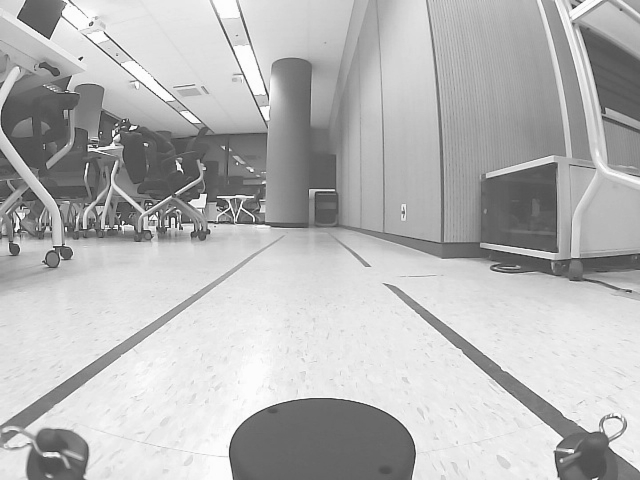
//> input picture lidar_remove/img_640_480.png, 640 x 480 px, given in place of Sub_project.avi, which was not available
$ ./main   (built with g++ and OpenCV 4)
//> lines starting //> are read from the running program, lines starting //| are printed output that depends on the picture; after the words box and inside, x2 and y2 are one past the last pixel; in counts of white or black regions, pixels touching at a corner belong together; pictures that were not available may be replaced by others from this repository, and a replacement may not be noted
#include <iostream>
#include "opencv2/opencv.hpp"


// Error codes
constexpr int ERROR_LOADING_VIDEO = 1 << 0;

// constants
constexpr char VIDEO_FILENAME[] = "Sub_project.avi";
constexpr int SCAN_OFFSET = 400;
constexpr double GAUSIAN_BLUR_SIGMA = 2.;
constexpr int ROI_HEIGHT = 20;
constexpr int ROI_Y = SCAN_OFFSET - (ROI_HEIGHT / 2);
const cv::Scalar BLUE = cv::Scalar(255, 0, 0);
const cv::Scalar YELLOW = cv::Scalar(0, 255, 255);

std::vector<int> filterX(const std::vector<cv::Point>& pts, const int minV,
    const int maxV, const bool isLeft = true) {
    int lp = pts[0].x, rp = pts[1].x;

    // Offset rightside
    if (!isLeft) {
        lp += minV;
        rp += minV;
    }

    int distance = rp - lp;
    if (distance < 1) {
        lp = isLeft ? minV : maxV;
        rp = isLeft ? minV : maxV;
    }

    return { lp, rp };
}

std::vector<cv::Point> find_edges(const cv::Mat& img,
    const bool isLeft = true) {
    cv::Mat img32, blr, dx;
    img.convertTo(img32, CV_32F);
    cv::GaussianBlur(img32, blr, cv::Size(), GAUSIAN_BLUR_SIGMA);
    cv::Sobel(blr, dx, CV_32F, 1, 0);

    double leftsideV, rightsideV;
    cv::Point leftsidePt, rightsidePt;

    int centerY = ROI_HEIGHT / 2;   // horizontal center line
    cv::Mat roi = dx.row(centerY);  // Line scanning
    cv::minMaxLoc(roi, &leftsideV, &rightsideV, &leftsidePt, &rightsidePt);

    return { leftsidePt, rightsidePt };
}

int main() {
    std::vector<int> pxL_temp = { 36, 62 };
    std::vector<int> pxR_temp = { 518, 545 };

    int returnCode = 0;
    int count = 0;

    cv::VideoCapture video = cv::VideoCapture(VIDEO_FILENAME);
    if (!video.isOpened()) {
        std::cerr << "Failed to load the video" << '\n';
        returnCode |= ERROR_LOADING_VIDEO;
    }
    if (returnCode) return returnCode;

    while (1) {
        std::stringstream ss;

        cv::Mat videoFrame, video_ori;

        video >> videoFrame;
//> videoFrame is the input picture: 480 rows x 640 cols, CV_8UC3; min 48, max 255, mean 182
        video_ori = videoFrame.clone();
        if (videoFrame.empty()) {
            std::cout << "The END of the video; BYE!" << '\n';
            break;
        }
        int width = videoFrame.cols / 2;
//> width = 320

        // Convert to Gray
        cv::Mat grayFrame;
        cv::cvtColor(videoFrame, grayFrame, cv::COLOR_BGR2GRAY);

        // Find lanes
        cv::Rect roiRectL(0, ROI_Y, width - 1, ROI_HEIGHT);      // left half
//> roiRectL = Rect(0, 390, 319, 20)
        cv::Rect roiRectR(width, ROI_Y, width - 1, ROI_HEIGHT);  // right half
//> roiRectR = Rect(320, 390, 319, 20)
        cv::Mat roiL = grayFrame(roiRectL);
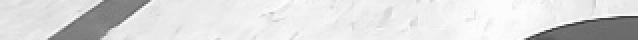
//> roiL: 20 rows x 319 cols, CV_8UC1 (shown 2 times larger); min 53, max 254, mean 218.4
        cv::Mat roiR = grayFrame(roiRectR);
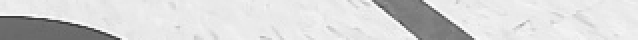
//> roiR: 20 rows x 319 cols, CV_8UC1 (shown 2 times larger); min 55, max 252, mean 213.4
        std::vector<cv::Point> ptsL = find_edges(roiL);
//> in find_edges, `cv::Sobel(blr, dx, CV_32F, 1, 0);`:
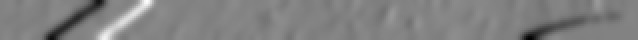
//> dx: 20 rows x 319 cols, CV_32FC1 (shown 2 times larger); min -138.1, max 131.8, mean -1.8; drawn with min black and max white
//> in find_edges, `cv::Mat roi = dx.row(centerY);`: roi = 319 values, max 95.95 at index 62, min -90.26 at index 36, mean -2.76
//> in find_edges, `cv::minMaxLoc(roi, &leftsideV, &rightsideV, &leftsidePt, &rightsidePt);`: leftsideV = -90.26; rightsideV = 95.95; leftsidePt = Point(36, 0); rightsidePt = Point(62, 0)
//> ptsL = 2 Points (x, y): [36, 0], [62, 0]
        std::vector<cv::Point> ptsR = find_edges(roiR, false);
//> call 2 of find_edges, with isLeft = false
//> in find_edges (call 2), `cv::GaussianBlur(img32, blr, cv::Size(), GAUSIAN_BLUR_SIGMA);`:
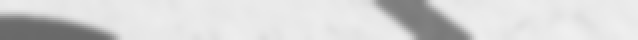
//> blr: 20 rows x 319 cols, CV_32FC1 (shown 2 times larger); min 105.3, max 239.4, mean 213.4
//> in find_edges (call 2), `cv::Sobel(blr, dx, CV_32F, 1, 0);`:
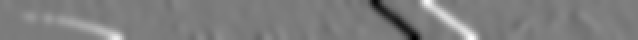
//> dx: 20 rows x 319 cols, CV_32FC1 (shown 2 times larger); min -142.3, max 149.5, mean 2; drawn with min black and max white
//> in find_edges (call 2), `cv::Mat roi = dx.row(centerY);`: roi = 319 values, max 106.3 at index 225, min -110.7 at index 198, mean 2.89
//> in find_edges (call 2), `cv::minMaxLoc(roi, &leftsideV, &rightsideV, &leftsidePt, &rightsidePt);`: leftsideV = -110.7; rightsideV = 106.3; leftsidePt = Point(198, 0); rightsidePt = Point(225, 0)
//> ptsR = 2 Points (x, y): [198, 0], [225, 0]
        std::vector<int> pxL = filterX(ptsL, 0, width);
//> in filterX, `int lp = pts[0].x, rp = pts[1].x;`: lp = 36; rp = 62
//> in filterX, `int distance = rp - lp;`: distance = 26
//> pxL = [36, 62]
        std::vector<int> pxR = filterX(ptsR, width, videoFrame.cols - 1, false);
//> pxR = [518, 545]

        // ::cerr << "pxL_temp = " << pxL_temp[0] << "," << pxL_temp[1] << " | " << "pxL = " << pxL[0] << "," << pxL[1] << std::endl;
        if ((abs(int((pxL[0] + pxL[1]) / 2) - int((pxL_temp[0] + pxL_temp[1]) / 2))) >= 50) {
            pxL = pxL_temp;
            // std::cerr << "abs = " << abs(abs(int((pxL[0] + pxL[1]) / 2)) - abs(int((pxL_temp[0] + pxL_temp[1]) / 2))) << std::endl;
        }
        pxL_temp = pxL;
//> pxL_temp = [36, 62]

        std::cerr << "pxL_temp_center = " << ((pxL_temp[0] + pxL_temp[1]) / 2) << std::endl;

        // [4 lines of commented-out code are left out]

        if ((pxL_temp[0] + pxL_temp[1] ) / 2 > 130) {
            // ::cerr << "pxL_temp = " << pxL_temp[0] << "," << pxL_temp[1] << " | " << "pxL = " << pxL[0] << "," << pxL[1] << std::endl;
            if ((abs(int((pxR[0] + pxR[1]) / 2) - int((pxR_temp[0] + pxR_temp[1]) / 2))) >= 100) {
                pxR = pxR_temp;
            }
            pxR_temp = pxR;
        }

        else if ((pxL_temp[0] + pxL_temp[1]) / 2 < 20 ){
            if ((abs(int((pxR[0] + pxR[1]) / 2) - int((pxR_temp[0] + pxR_temp[1]) / 2))) >= 60) {
                pxR = pxR_temp;
            }
            pxR_temp = pxR;
        }
        else {
            if ((abs(int((pxR[0] + pxR[1]) / 2) - int((pxR_temp[0] + pxR_temp[1]) / 2))) >= 20) {
                pxR = pxR_temp;
            }
            pxR_temp = pxR;
//> pxR_temp = [518, 545]
        }
        if (pxR_temp == pxR) {
            count++;
            if (count > 40) {
                std::cerr << "count = " << count << std::endl;
                ptsR = find_edges(roiR, false);
                pxR = filterX(ptsR, width, videoFrame.cols - 1, false);
                count = 0;
            }
        }


        // std::cout << pxL[0] << ' ' << pxL[1] << " | ";
        // std::cout << pxR[0] << ' ' << pxR[1] << '\n';

        // Display
        cv::drawMarker(videoFrame, cv::Point(pxL[0], SCAN_OFFSET), YELLOW,
            cv::MARKER_TILTED_CROSS, 10, 2, cv::LINE_AA);
//> videoFrame: 480 rows x 640 cols, CV_8UC3; 125 pixels changed, all inside (x1, y1, x2, y2) = (29, 394, 44, 408)
        cv::drawMarker(videoFrame, cv::Point(pxL[1], SCAN_OFFSET), BLUE,
            cv::MARKER_TILTED_CROSS, 10, 2, cv::LINE_AA);
//> videoFrame: 480 rows x 640 cols, CV_8UC3; mean B, G, R 182, 182, 182
        cv::putText(videoFrame, cv::format("(%d)", pxL[0]),
            cv::Point(pxL[0] - 30, SCAN_OFFSET - 20), cv::FONT_HERSHEY_SIMPLEX,
            0.3, YELLOW, 1, cv::LINE_AA);
//> videoFrame: 480 rows x 640 cols, CV_8UC3; mean B, G, R 181.9, 182, 182
        cv::putText(videoFrame, cv::format("(%d)", pxL[1]),
            cv::Point(pxL[1] - 20, SCAN_OFFSET + 30), cv::FONT_HERSHEY_SIMPLEX,
            0.3, BLUE, 1, cv::LINE_AA);

        cv::drawMarker(videoFrame, cv::Point(pxR[0], SCAN_OFFSET), YELLOW,
            cv::MARKER_TILTED_CROSS, 10, 2, cv::LINE_AA);
//> videoFrame: 480 rows x 640 cols, CV_8UC3; mean B, G, R 181.9, 182, 182
        cv::drawMarker(videoFrame, cv::Point(pxR[1], SCAN_OFFSET), BLUE,
            cv::MARKER_TILTED_CROSS, 10, 2, cv::LINE_AA);
//> videoFrame: 480 rows x 640 cols, CV_8UC3; mean B, G, R 181.9, 181.9, 181.9
        cv::putText(videoFrame, cv::format("(%d)", pxR[0]),
            cv::Point(pxR[0] - 30, SCAN_OFFSET - 20), cv::FONT_HERSHEY_SIMPLEX,
            0.3, YELLOW, 1, cv::LINE_AA);
//> videoFrame: 480 rows x 640 cols, CV_8UC3; mean B, G, R 181.9, 182, 182
        cv::putText(videoFrame, cv::format("(%d)", pxR[1]),
            cv::Point(pxR[1] - 20, SCAN_OFFSET + 30), cv::FONT_HERSHEY_SIMPLEX,
            0.3, BLUE, 1, cv::LINE_AA);

        cv::line(videoFrame, cv::Point(0, SCAN_OFFSET),
            cv::Point(videoFrame.cols, SCAN_OFFSET), BLUE);
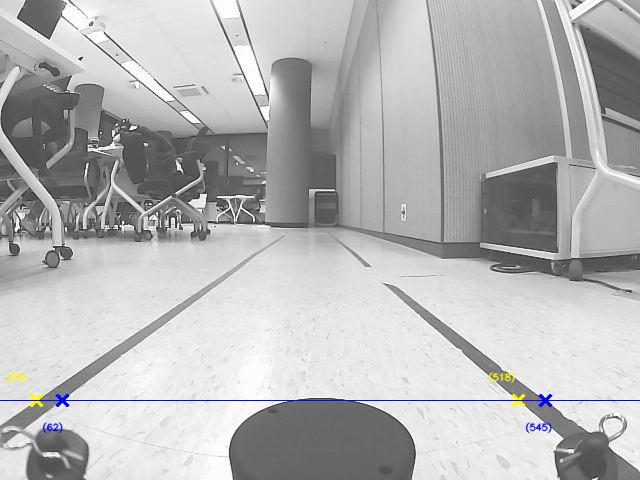
//> videoFrame: 480 rows x 640 cols, CV_8UC3; mean B, G, R 182, 181.4, 181.4
        cv::line(video_ori, cv::Point(0, SCAN_OFFSET),
            cv::Point(video_ori.cols, SCAN_OFFSET), BLUE);
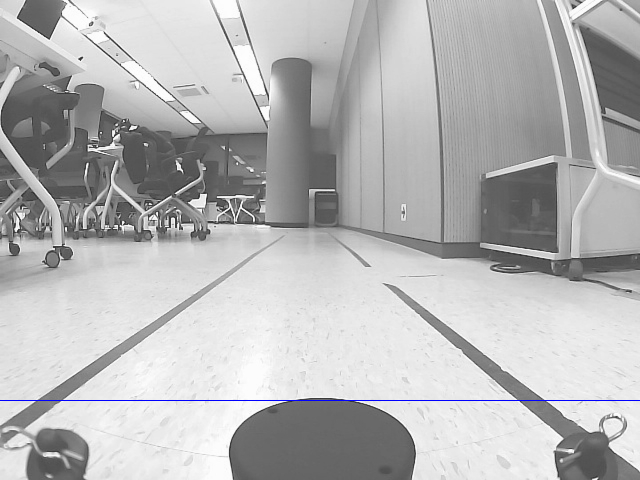
//> video_ori: 480 rows x 640 cols, CV_8UC3; 0.21% of pixels changed, all inside (x1, y1, x2, y2) = (0, 400, 640, 401)
        cv::imshow("video", videoFrame);
        cv::imshow("grayFrame", grayFrame);

        /*// image 저장
        if (count % 30 == 0) {
            std::cerr << "count = " << count << "divide 30 = " << count/30 << std::endl;
            ss << count/30 << ".jpg";

            std::string filename = ss.str();
            cv::imwrite(filename, video_ori);
        }
        count++;
        */
        int k = cv::waitKey(1);
//> the Esc key is pressed
        if (k == 27 || k == ' ') break;
    }
    std::cerr << "count = " << count << std::endl;
    video.release();
    cv::destroyAllWindows();
    return returnCode;
}
